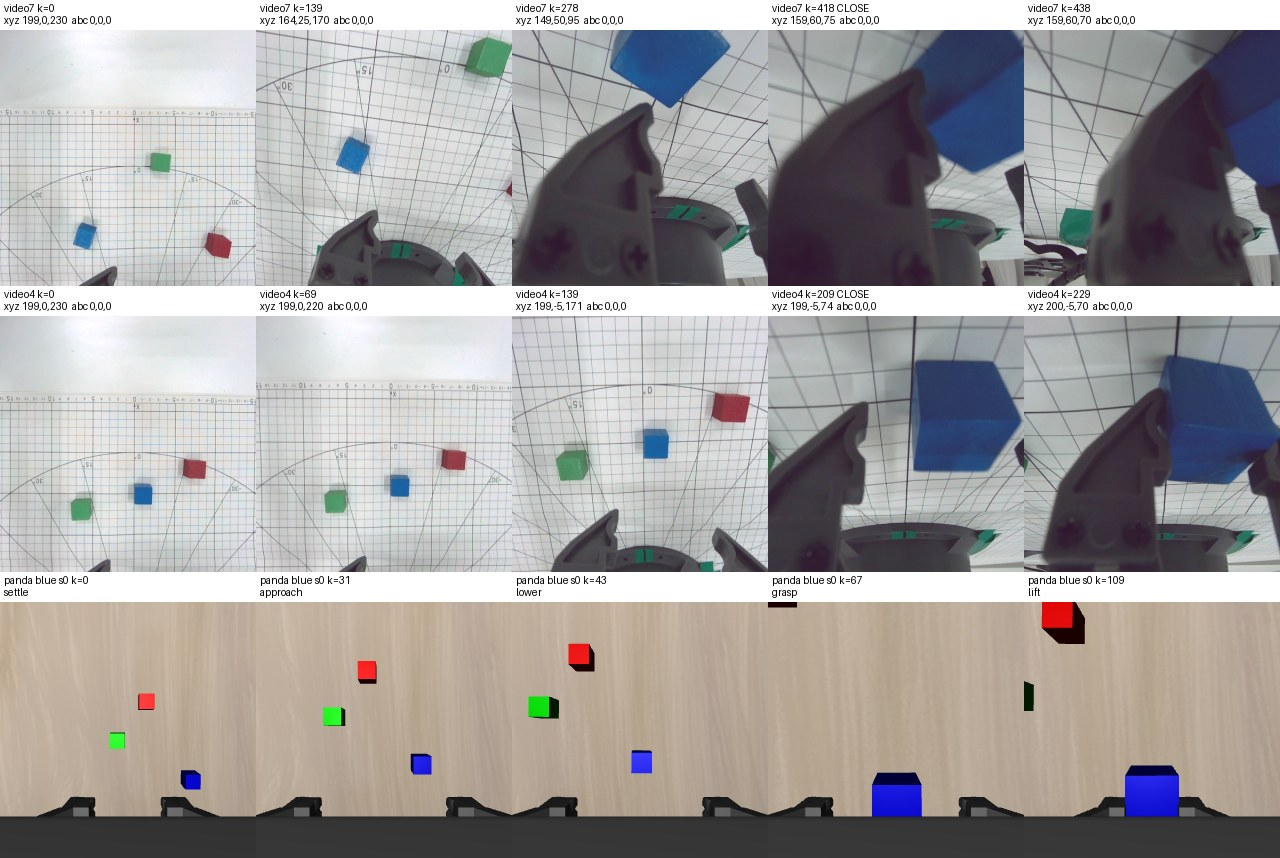

Recreate this plot in Python.
#!/usr/bin/env python3
"""W9 — 학습에 들어가는 손목 영상을 Mirobot 실물과 Panda 시뮬로 나란히 놓은 그림을 만든다. (`cosmos-policy/.venv`)

배경 — 11/02 Mirobot 녹화를 보니 로봇이 보고한 손 자세(A·B·C)는 0° 그대로인데 손목 화면이 돌고 기울었다.
Panda 손목 영상과 무엇이 다른지 한 장으로 보려고 만들었다 ([../ISSUES.md](../ISSUES.md) 1절).

    cosmos-policy/.venv/bin/python docs/W9/wrist_camera/compare_views.py

줄마다 한 에피소드, 칸마다 한 순간이다. 영상은 HDF5 `eye_in_hand_rgb` 그대로(256×256, 정책이 보는 방향)이고,
Mirobot 칸 위에는 그 순간 로봇이 `?` 로 보고한 자세(`robot.jsonl`, 가장 가까운 시각)를 적는다.
문서의 숫자 두 가지도 찍는다 — Mirobot 10개의 녹화 구간 보고 자세 A·B·C 범위, Panda 90개의 손 방향 변화.
"""

from __future__ import annotations

import bisect
import json
from pathlib import Path

import h5py
import numpy as np
from PIL import Image, ImageDraw
from scipy.spatial.transform import Rotation

REPO = Path(__file__).resolve().parents[3]
OUT = Path(__file__).with_name("compare_views.jpg")
MIROBOT = REPO / "docs/W9/data/hdf5/mirobot_real/MIROBOT_video{n}_SCENE1_pick_up_the_blue_block_on_the_table_demo.hdf5"
RAW = REPO / "docs/W9/data/raw/영상{n}/robot.jsonl"
PANDA = REPO / "data/hdf5/panda_sim/PANDA_SIM_SCENE1_pick_up_the_blue_block_on_the_table_demo.hdf5"
VIDEOS = (7, 4)  # 7: 옆으로 크게 이동 (닫을 때 Y +60 mm), 4: 거의 가운데 (Y −5 mm)
TILE, BAR = 256, 30


def mirobot_row(n: int):
    rows = [json.loads(line) for line in Path(str(RAW).format(n=n)).open(encoding="utf-8")]
    states = [r for r in rows if r["kind"] == "state"]
    times = [s["t_s"] for s in states]
    with h5py.File(str(MIROBOT).format(n=n)) as f:
        demo = f["data/demo_0"]
        images, stamps, grip = demo["obs/eye_in_hand_rgb"], demo["timestamps"][:], demo["actions"][:, 6]
        close = int(np.argmax(grip > 0))  # 처음 닫기(+1) 칸
        picks = [0, close // 3, 2 * close // 3, close, min(len(grip) - 1, close + 20)]
        tiles, worst = [], 0.0
        for k in picks:
            i = min(bisect.bisect_left(times, stamps[k]), len(states) - 1)
            if i and abs(times[i - 1] - stamps[k]) < abs(times[i] - stamps[k]):
                i -= 1
            worst = max(worst, abs(times[i] - stamps[k]))
            x, y, z, a, b, c = states[i]["cart"]
            label = f"video{n} k={k}{' CLOSE' if k == close else ''}\nxyz {x:.0f},{y:.0f},{z:.0f}  abc {a:.0f},{b:.0f},{c:.0f}"
            tiles.append((images[k], label))
    print(f"video{n}: {len(grip)} steps, close at {close}, label time gap max {worst * 1000:.0f} ms")
    return tiles


def panda_row():
    with h5py.File(PANDA) as f:
        demo = f["data/demo_0"]  # blue, seed 0
        phases = [p.decode() for p in demo["phases"][:]]
        first = {p: phases.index(p) for p in dict.fromkeys(phases)}
        lift_end = len(phases) - 1 - phases[::-1].index("lift")
        picks = [0, (first["approach"] + first["lower"]) // 2, first["lower"], first["grasp"], (first["lift"] + lift_end) // 2]
        return [(demo["obs/eye_in_hand_rgb"][k], f"panda blue s0 k={k}\n{phases[k]}") for k in picks]


def mirobot_reported_abc() -> None:
    """녹화 구간(capture_start ~ capture_end) 안의 보고 자세 A·B·C 범위 (도)."""
    for n in range(1, 11):
        rows = [json.loads(line) for line in Path(str(RAW).format(n=n)).open(encoding="utf-8")]
        t0 = next(r["t_s"] for r in rows if r["kind"] == "capture_start")
        t1 = next(r["t_s"] for r in rows if r["kind"] == "capture_end")
        abc = np.array([r["cart"][3:6] for r in rows if r["kind"] == "state" and t0 <= r["t_s"] <= t1])
        print(f"video{n}: reported A,B,C min {abc.min(0).tolist()} max {abc.max(0).tolist()}")


def panda_orientation_stats() -> None:
    """Panda 90개 — 에피소드 첫 칸 대비 손 방향 변화: 전체 회전, 접근축(손 z) 기울기, 손가락 축 방향(yaw)."""
    total, tilt, yaw = [], [], []
    for path in sorted(PANDA.parent.glob("*.hdf5")):
        with h5py.File(path) as f:
            for demo in f["data"].values():
                rot = Rotation.from_quat(demo["robot_states"][:, 5:9])  # xyzw
                total.append(np.degrees((rot * rot[0].inv()).magnitude()).max())
                z = rot.apply([0, 0, 1])
                tilt.append(np.degrees(np.arccos(np.clip(z @ z[0], -1, 1))).max())
                y = rot.apply([0, 1, 0])
                heading = np.degrees(np.arctan2(y[:, 1], y[:, 0]))
                yaw.append(np.abs((heading - heading[0] + 180) % 360 - 180).max())
    print(f"panda {len(total)} episodes: total rotation change max {max(total):.2f} deg (median {np.median(total):.2f}), "
          f"approach-axis tilt max {max(tilt):.2f} deg, finger-axis yaw change max {max(yaw):.2f} deg")


def main() -> None:
    mirobot_reported_abc()
    panda_orientation_stats()
    rows = [mirobot_row(n) for n in VIDEOS] + [panda_row()]
    sheet = Image.new("RGB", (TILE * 5, (TILE + BAR) * len(rows)), "white")
    draw = ImageDraw.Draw(sheet)
    for r, row in enumerate(rows):
        for c, (image, label) in enumerate(row):
            x, y = c * TILE, r * (TILE + BAR)
            sheet.paste(Image.fromarray(np.asarray(image)), (x, y + BAR))
            draw.multiline_text((x + 4, y + 2), label, fill=(0, 0, 0), spacing=2)
    sheet.save(OUT, quality=88)
    print(OUT.relative_to(REPO), sheet.size, f"{OUT.stat().st_size // 1024} KB")


if __name__ == "__main__":
    main()
